Frame 1 (no input): blank canvas, image omitted
Frame 60 (no input): blank canvas, image omitted
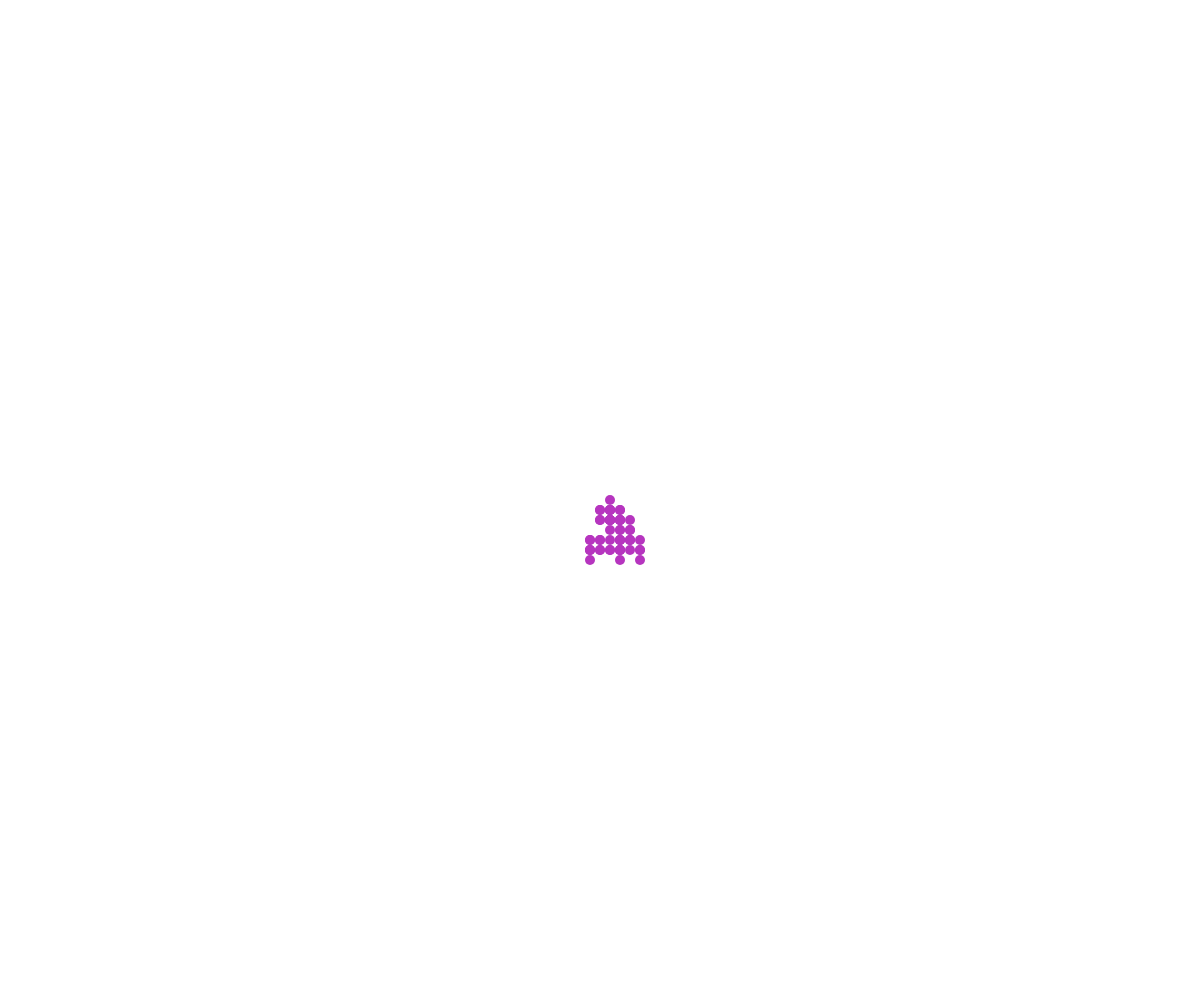
Frame 120 (the mouse pressed at the canvas centre since frame 60)

The p5.js sketch whose frames 1 and 60 were blank and that drew this single picture after the mouse press (run headless with seeded random() and noise() and a simulated clock; from frame 60 on, the mouse is pressed at the canvas centre):

// p5.js sketch
// ── sketch.js
// Walker OOP

class Walker {
  constructor(x, y, theColor){
    this.x = x;
    this.y = y;
    this.color = theColor;
    this.speed = 10;
    this.radius = 5;
  }

  display(){
    noStroke();
    fill(this.color);
    circle(this.x, this.y, this.radius*2);
  }

  move(){
    let choice = random(100);
    if (choice < 25){
      //up
      this.y -= this.speed;
    }
    else if (choice < 50){
      //down
      this.y += this.speed;
    }
    else if (choice < 75){
      //left
      this.x -= this.speed;
    }
    else {
      //right
      this.x += this.speed;
    }
  }
}

// let goose = new Walker(200, 300, "pink");
// let george = new Walker(400, 500, "orange");
let theWalkers = [];

function setup() {
  createCanvas(windowWidth, windowHeight);
}

function draw() {
  // background(220);
  // goose.move();
  // george.move();

  // goose.display();
  // george.display();

  for (let myWalker of theWalkers){
    myWalker.move();
    myWalker.display();
  }
}

function mousePressed(){
  spawnWalker(mouseX, mouseY);
}

function spawnWalker(x, y){
  let r = random(255);
  let g = random(255);
  let b = random(255);
  let someColor = color(r, g, b);
  let someWalker = new Walker(x, y, someColor);
  theWalkers.push(someWalker);
}
